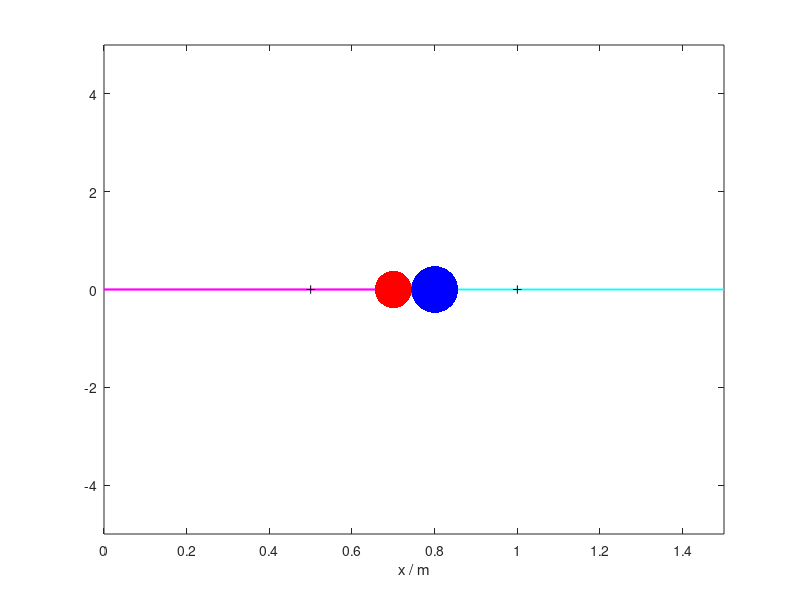

Write the MATLAB code that produced this figure. (Note: this script raises an error after producing the figure.)
ka=10; kb=5; kc=7; % N/m; constantele elastice ale resorturilor

La=0.5; Lb=0.5; Lc=0.5; % m; lungimile resorturilor nedeformate

m1 = 1; m2 =2;

LM = 0;
% Deplasari si viteze initiale:

eta10=0.2; eta20=-0.2; % m

v10=-0.13; v20=0.13; % m/s

% Pulsatii caracteristice sistemului:

omega11=sqrt((ka+kb)/m1); omega12=sqrt(kb/m1);

omega21=sqrt(kb/m2); omega22=sqrt((kb+kc)/m2);

% Perioade caracteristice:

T11=2*pi/omega11; T12=2*pi/omega12; T21=2*pi/omega21; T22=2*pi/omega22;

Tmax=max([T11,T12,T21,T22]); % "timp" caracteristic sistemului

ti=0; tf=5*Tmax; N=100000; t=linspace(ti,tf,N); dt=t(2)-t(1); % timp discret

eta1=zeros(1,N); eta2=eta1; % prealocare deplasari

v1=zeros(1,N); v2=v1; % prealocare viteze

% Valori de start:

eta1(1)=eta10; eta2(1)=eta20; % deplasari initiale - valori de start pas 1

eta1(2)=eta10+v10*dt; eta2(2)=eta20+v20*dt; % deplasari la t=dt - valori de start pas 2

v1(1)=v10; v2(1)=v20; % viteze de start

for i=2:N-1

    % Recurente de ordinul II (vezi Curs 3):

    eta1(i+1)=2*eta1(i)-eta1(i-1)-dt^2*(omega11^2*eta1(i)-omega12^2*eta2(i));

    eta2(i+1)=2*eta2(i)-eta2(i-1)-dt^2*(omega22^2*eta2(i)-omega21^2*eta1(i));

    v1(i)=(eta1(i+1)-eta1(i))/dt;

    v2(i)=(eta2(i+1)-eta2(i))/dt;

end

v1(N)=v1(N-1); v2(N)=v2(N-1);

T1=1/2*m1*v1.^2; T2=1/2*m2*v2.^2;

T=T1+T2; % energia cinetica

Ua=1/2*ka*eta1.^2; Ub=1/2*kb*(eta2-eta1).^2; Uc=1/2*kc*eta2.^2;

U=Ua+Ub+Uc; % energia elastica

H=T+U; % hamiltoniana sistemului (energia totala)

if LM==1 % afisarea legilor de miscare

    figure(1);

    eta1min=min(eta1); eta2min=min(eta2); etamin=min(eta1min,eta2min);

    eta1max=max(eta1); eta2max=max(eta2); etamax=max(eta1max,eta2max);

    plot(t,eta1,'-r',t,eta2,'-b');

    xlabel('t / s'); ylabel('deplasari / m');

    grid; legend('oscilator 1','oscilator 2');

    title('Legile de miscare ale componentelor');

    axis([ti tf 1.1*etamin 1.5*etamax]); % [xmin xmax ymin ymax]

end

xs=0; x1=La+eta1; x2=La+Lb+eta2; xd=La+Lb+Lc; % coordonate x

% Grosimile resorturilor nedeformate (acelasi material):

ga=sqrt(ka*La); gb=sqrt(kb*Lb); gc=sqrt(kc*Lc);

% Grosimile resorturilor deformate (vectori linie):

ga=ga*La./(La+eta1); gb=gb*La./(La+eta2-eta1); gc=gc*La./(La-eta2);

coef=80; % controleaza dimensiunea grafica a corpurilor

rg1=coef*m1^(1/3); rg2=coef*m2^(1/3); % raze grafice

figure(2); % Simularea dinamica a oscilatiilor

tic; simt=0; % porneste cronometrul si initializeaza timpul simularii

while simt<=tf % ciclul grafic

    hold off; % sterge grafica anterioara

    j=abs(t-simt)==min(abs(t-simt)); % cauta cel mai apropiat t de simt

    plot([xs x1(j)],[0 0],'-m','LineWidth',ga(j)); hold on; % resort stanga (a)

    plot([x1(j) x2(j)],[0 0],'-g','LineWidth',gb(j)); % resort median (b)

    plot([x2(j) xd],[0 0],'-c','LineWidth',gc(j)); % resort dreapta (c)

    plot(x1(j),0,'.r','MarkerSize',rg1); % oscilator 1

    plot(x2(j),0,'.b','MarkerSize',rg2); % oscilator 2

    plot(La,0,'+k',La+Lb,0,'+k'); % pozitiile de echilibru

    xlabel('x / m');

    axis([xs xd -5 5]);

    if TR==1 % in timp real

        simt=toc; % actualizeaza timpul simularii cu ceasul sistemului

        text(0.8*xd,4,['t = ',num2str(round(t(j))),' s']);

    else

        simt=simt+1e-2; % incrementeaza timpul simularii

        text(0.1*xd,4.0,['t = ',num2str(round(t(j)*10)),' ds']);

        text(0.8*xd,4.0,['T = ',num2str(round(T(j)*1e3)),' mJ']);

        text(0.8*xd,3.5,['U = ',num2str(round(U(j)*1e3)),' mJ']);

        text(0.8*xd,3.0,['H = ',num2str(round(H(j)*1e3)),' mJ']);

        text(x1(j),1.0,['T1 = ',num2str(round(T1(j)*1e3)),' mJ'],'Color','r');

        text(x2(j),-1.0,['T2 = ',num2str(round(T2(j)*1e3)),' mJ'],'Color','b');

        text(0.1*xd,-2,['Ua = ',num2str(round(Ua(j)*1e3)),' mJ'],'Color','m');

        text(0.4*xd,-2,['Ub = ',num2str(round(Ub(j)*1e3)),' mJ'],'Color','g');

        text(0.75*xd,-2,['Uc = ',num2str(round(Uc(j)*1e3)),' mJ'],'Color','c');

    end

    pause(1e-6)

end
